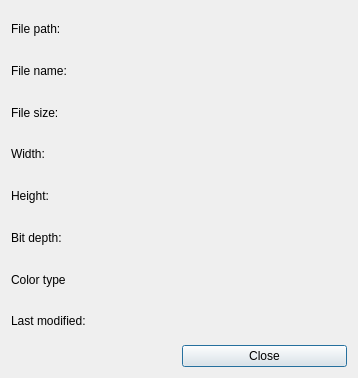
<?xml version="1.0" encoding="UTF-8"?>
<ui version="4.0">
 <class>MyInfo</class>
 <widget class="QDialog" name="MyInfo">
  <property name="geometry">
   <rect>
    <x>0</x>
    <y>0</y>
    <width>358</width>
    <height>378</height>
   </rect>
  </property>
  <property name="windowTitle">
   <string>Info</string>
  </property>
  <layout class="QGridLayout" name="gridLayout">
   <item row="0" column="0">
    <layout class="QVBoxLayout" name="verticalLayout">
     <item>
      <widget class="QLabel" name="pathLabel_2">
       <property name="text">
        <string>File path:</string>
       </property>
      </widget>
     </item>
     <item>
      <widget class="QLabel" name="nameLabel_2">
       <property name="text">
        <string>File name:</string>
       </property>
      </widget>
     </item>
     <item>
      <widget class="QLabel" name="sizeLabel_2">
       <property name="text">
        <string>File size:</string>
       </property>
      </widget>
     </item>
     <item>
      <widget class="QLabel" name="widthLabel_2">
       <property name="text">
        <string>Width:</string>
       </property>
      </widget>
     </item>
     <item>
      <widget class="QLabel" name="heightLabel_2">
       <property name="text">
        <string>Height:</string>
       </property>
      </widget>
     </item>
     <item>
      <widget class="QLabel" name="depthLabel_2">
       <property name="text">
        <string>Bit depth:</string>
       </property>
      </widget>
     </item>
     <item>
      <widget class="QLabel" name="colorLabel_2">
       <property name="text">
        <string>Color type</string>
       </property>
      </widget>
     </item>
     <item>
      <widget class="QLabel" name="modifiedLabel_2">
       <property name="text">
        <string>Last modified:</string>
       </property>
      </widget>
     </item>
    </layout>
   </item>
   <item row="0" column="1">
    <layout class="QVBoxLayout" name="verticalLayout_2">
     <item>
      <widget class="QLabel" name="pathLabel">
       <property name="text">
        <string/>
       </property>
      </widget>
     </item>
     <item>
      <widget class="QLabel" name="nameLabel">
       <property name="text">
        <string/>
       </property>
      </widget>
     </item>
     <item>
      <widget class="QLabel" name="sizeLabel">
       <property name="text">
        <string/>
       </property>
      </widget>
     </item>
     <item>
      <widget class="QLabel" name="widthLabel">
       <property name="text">
        <string/>
       </property>
      </widget>
     </item>
     <item>
      <widget class="QLabel" name="heightLabel">
       <property name="text">
        <string/>
       </property>
      </widget>
     </item>
     <item>
      <widget class="QLabel" name="depthLabel">
       <property name="text">
        <string/>
       </property>
      </widget>
     </item>
     <item>
      <widget class="QLabel" name="colorLabel">
       <property name="text">
        <string/>
       </property>
      </widget>
     </item>
     <item>
      <widget class="QLabel" name="modifiedLabel">
       <property name="text">
        <string/>
       </property>
      </widget>
     </item>
    </layout>
   </item>
   <item row="1" column="1">
    <widget class="QPushButton" name="pushButton">
     <property name="text">
      <string>Close</string>
     </property>
    </widget>
   </item>
  </layout>
 </widget>
 <resources/>
 <connections>
  <connection>
   <sender>pushButton</sender>
   <signal>clicked()</signal>
   <receiver>MyInfo</receiver>
   <slot>accept()</slot>
   <hints>
    <hint type="sourcelabel">
     <x>331</x>
     <y>420</y>
    </hint>
    <hint type="destinationlabel">
     <x>395</x>
     <y>427</y>
    </hint>
   </hints>
  </connection>
 </connections>
</ui>
